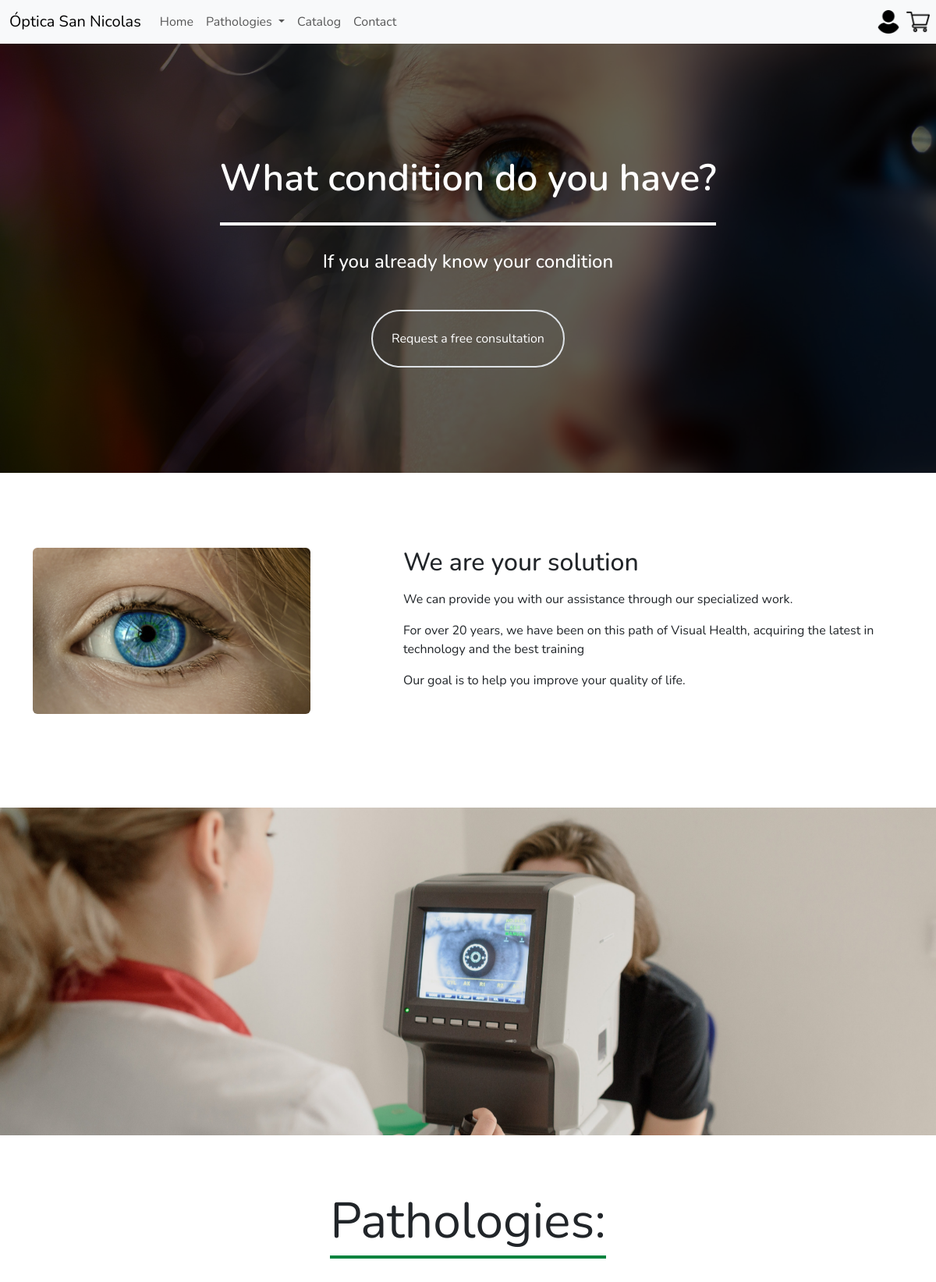
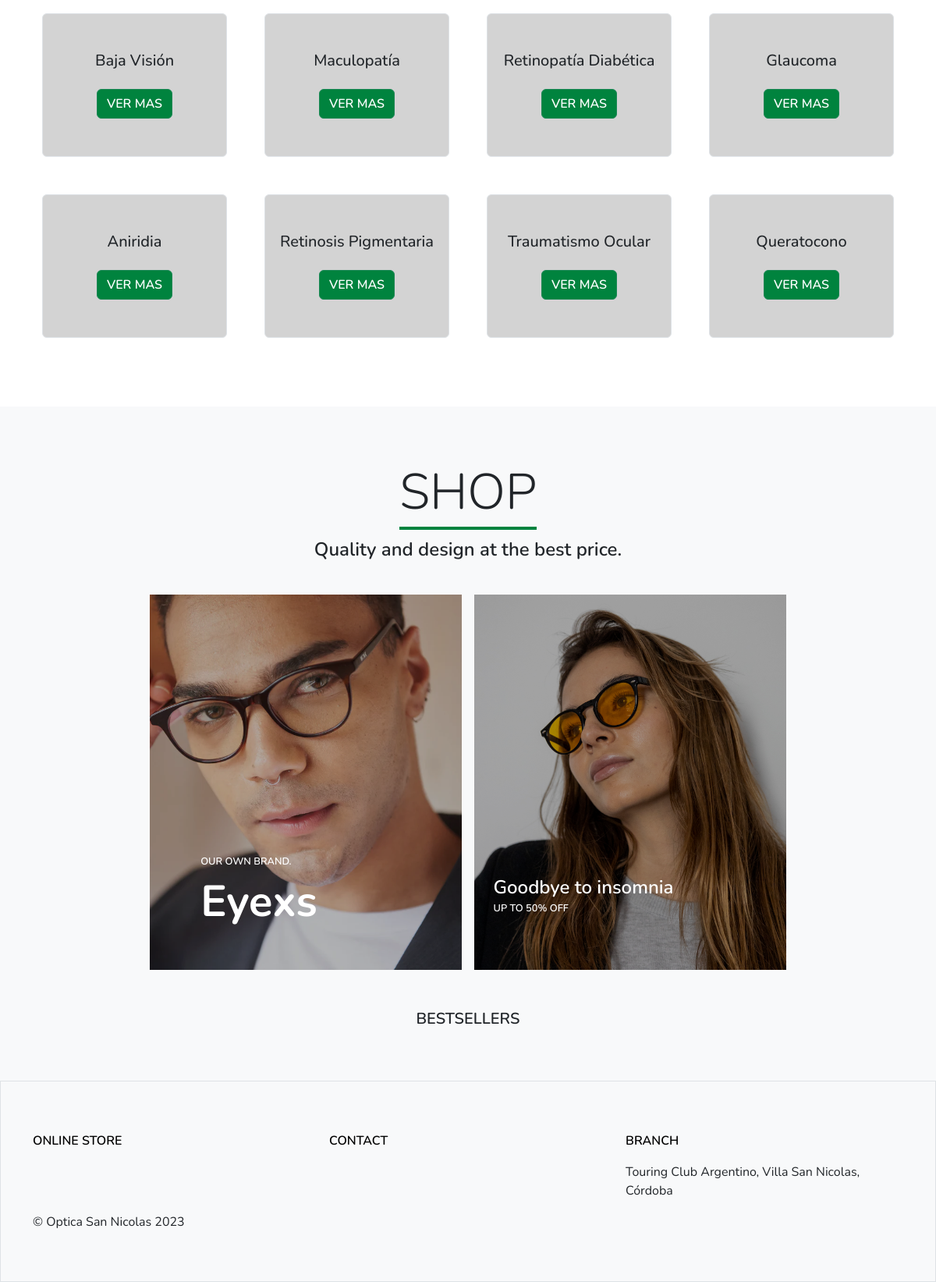
The page / on the database its author committed (2 pictures, top to bottom).
### pathologies/models.py (models this page shows, shortened)
class Pathology(models.Model):
    name = models.CharField(max_length=50)
    description = models.TextField()

### home/views.py (the view)
# urls.py: path('', views.home, name='home'),
def home(request):
     return render(request, 'home.html')

### sannicolasoptics/context_processor.py (called while the page is built)
def products(request):
    products = Product.objects.all()
    return {'products': products}

def pathologies(request):
    pathologies = Pathology.objects.all()
    return {'pathologies': pathologies}

def cart_total(request):
    total = 0
    if 'cart' in request.session:
        for key, value in request.session['cart'].items():
            total += float(value['accumulated'])
    return {'cart_total': total}

### home/templates/home.html (shortened to what this page needs)
{% extends 'base.html' %}
{% block content %}
{% load static %}
<main>
    <section id="s1">
      <div class="s1-background">
        <div class="s1-opacity d-flex justify-content-center align-items-center flex-column">
            <p class="display-5 fw-semibold"><span class=" border-bottom border-white border-4 pb-4">
                What condition do you have?
            </span></p>
            <div class="py-5">
                <p class="h4">
                    If you already know your condition
                </p>
            </div>
            <div class="pt-3" id="requestConsultation">
                <p>
                   <a href="{% url 'contact' %}" class="border border-2 rounded-pill p-4 text-white text-decoration-none">Request a free consultation</a>
                </p>
            </div>
        </div>
      </div>
    </section>
    <section id="s2" class="py-5">
            <div class="container py-5">
                <div class="row">
                    <div class="col-sm-4 pb-4">
                        <img src="{% static 'images/s1.jpg' %}" alt="" width="100%" class="rounded img-fluid animated fadeIn">
                    </div>
                    <div class="col-sm-7 offset-sm-1 animated fadeIn">
                        <h2 class="pb-2">
                            We are your solution
                        </h2>
                            <p>
                                We can provide you with our assistance through our specialized work.
                            </p>
                            <p>
                                For over 20 years, we have been on this path of Visual Health, acquiring the latest in technology and the best training
                            </p>
                            <p>
                                Our goal is to help you improve your quality of life.
                            </p>
                    </div>
                </div>
            </div>
    </section>
    <section id="s3">
        <div id="myCarousel" class="carousel slide carousel-fade" data-bs-ride="carousel">
            <div class="carousel-inner">
                <div class="carousel-item active s3-backgrounds s3-background-1 img-fluid" data-bs-interval="3000"></div>
            </div>
        </div>
        {% include 'pathologies.html' %}
    </section>
        {% include 'shopping_cart.html' %}
</main>
{% endblock %}

### templates/base.html (shortened to what this page needs)
{% load static %}
<!DOCTYPE html>
<html lang="en">
    <link rel="stylesheet" href="	https://cdn.jsdelivr.net/npm/bootstrap@5.3.1/dist/css/bootstrap.min.css">
    <link rel="stylesheet" href="{% static 'css/style.css' %}">
</head>
<body>
    {% block header %}
    <header>
        {% include 'includes/_navbar.html' %}
    </header>
    {% endblock %}
    {% block content %}
    {% endblock %}
    <footer class="bg-light border boder-top">
        {% include 'includes/_footer.html' %}
    </footer>
</body>
</html>

### templates/includes/_navbar.html (shortened to what this page needs)
{% load static %}
<div id="header-buttons" class="bg-body-tertiary">
    <nav class="navbar navbar-expand-lg">
        <div class="container-fluid">
            <a class="navbar-brand" href="{% url 'home' %}">Óptica San Nicolas</a>
            <div class="collapse navbar-collapse" id="navbarNavAltMarkup">
                <div class="navbar-nav">
                    <a class="nav-link" aria-current="page" href="{% url 'home' %}">Home</a>
                    <li class="nav-item dropdown">
                    <a class="nav-link dropdown-toggle" data-bs-toggle="dropdown" role="button" aria-expanded="false">Pathologies </a>
                    </li>
                    <a class="nav-link" href="{% url 'home' %}#s4-shop">Catalog</a>
                    <a class="nav-link" href="{% url 'contact' %}">Contact</a>
                </div>
            </div>
        </div>
    </nav>
    <div class="d-flex">
        <div class="offcanvaboostraplg pe-2">
            <a class="nav-link navbar-icons" data-bs-toggle="offcanvas" data-bs-target="#offcanvasUserlg" aria-controls="offcanvasRight"><img src="{% static 'images/icons/user.png' %}" width="30px"></a>
        </div>
        <div class="offcanvaboostraplg pe-2">
            <a class="nav-link navbar-icons" data-bs-toggle="offcanvas" data-bs-target="#offcanvasCartlg" aria-controls="offcanvasRight"><img src="{% static 'images/icons/cart.png' %}" width="30px"></a>
        </div>
    </div>
</div>

### users/templates/signin.html (shortened to what this page needs)
{% load static %}

### shopping_cart/templates/cart.html (shortened to what this page needs)
{% load static %}

### pathologies/templates/pathologies.html
<div class="container py-5">
    <p class="display-3 text-center pt-4 animated fadeIn">
        <strong class="border-bottom-g">
            Pathologies:
        </strong>
    </p>
    <div class="row py-3 d-flex justify-content-evenly text-center animated fadeIn">
        {% for pathology in pathologies %}
        <div class="col-3 col-md-5 col-lg-2 mx-4 my-4 card card-body py-5 pathology-div">
            <p class="h5">
                {{ pathology.name }}
            </p>
            <div class="mt-3">
                <a href="{% url 'pathology' pathology.id %}" class="btn btn-outline-success btn-g">VER MAS</a>
            </div>
        </div>
        {% endfor %}
    </div>
</div>

### shopping_cart/templates/shopping_cart.html (shortened to what this page needs)
{% load static %}
<section id="s4" class="container-fluid bg-light py-5">
    <div class="row">
        <div class="col text-center">
            <p class="display-3 pt-4">
                <span class="border-bottom-g">
                     SHOP
                </span>
            </p>
        </div>
    </div>
    <div class="row pb-4 ">
        <div class="col text-center">
            <p class="fw-semibold fs-4">
                Quality and design at the best price.
            </p>
        </div>
    </div>
    <div class="row justify-content-center">
        <div class="col-12 col-md-5 col-lg-4 me-md-3 overflow-hidden col-shop-img">
            <img src="{% static 'images/shop-1.png' %}" alt="" class="img-fluid img-shop">
            <div class="div-shop">
                <p class="fw-semibold">OUR OWN BRAND.</p>
                <p class="brand">Eyexs</p>
            </div>
        </div>
        <div class="col-12 col-md-5 col-lg-4 overflow-hidden col-shop-img">
            <img src="{% static 'images/shop-2.png' %}" alt="" class="img-fluid img-shop">
            <div class="div-shop">
                <p class="fw-semibold fs-4">Goodbye to insomnia</p>
                <p class="fw-semibold">UP TO 50% OFF</p>
            </div>
        </div>
    </div>
    <div id="s4-shop" class="container">
        <div class="row">
            <div class="col-12 text-center pt-5">
                <p class="fw-semibold fs-5">
                    BESTSELLERS
                </p>
            </div>
        </div>
    </div>
</section>

### templates/includes/_footer.html
<div class="container py-5">
    <div class="row pt-3">
        <div class="col">
            <p>
                <a href="{% url 'home' %}" class="text-black border-animation fw-semibold">
                    ONLINE STORE
                </a>
            </p>
        </div>
        <div class="col">
            <p>
                <a href="{% url 'contact' %}" class="text-black border-animation fw-semibold">
                    CONTACT
                </a>
            </p>
        </div>
        <div class="col">
            <p>
                <a href="https://maps.app.goo.gl/29raQ1Z7rvMTB2pi6" target="_blank" class="text-black border-animation border-animation fw-semibold">
                BRANCH</a>
                <p>
                    Touring Club Argentino, Villa San Nicolas, Córdoba
                </p>
            </p>
        </div>
    </div>
    <p>&copy; Optica San Nicolas 2023</p>
</div>

### static/css/style.css (style rules this page uses)
* { font-family: 'Nunito', sans-serif; }
a { text-decoration: none; }
.border-bottom-g { border-bottom: #00833E solid 4px;; }
.border-animation { border-bottom: #f8f9fa solid 2px; transition: all 0.4s ease-in-out; }
.btn-g { background-color: #00833E; color: white; font-weight: 600; }
.s1-background { background-image: url(../images/s1fondo.jpg); background-repeat: no-repeat; background-size: cover; background-position: center bottom; height: 550px; }
.s1-opacity { background-color: rgba(0, 0 , 0, 0.60); height: 100%; color: white; }
#requestConsultation a { background-color: rgba(0, 0, 0, 0); transition: all 0.3s ease-in-out; }
.pathology-div { background-color: #D3D3D3; border: 1px solid #dee2e6; transition: all 0.5s ease; }
.s3-backgrounds { background-repeat: no-repeat; background-size: cover; background-position: center center; height: 420px; }
.s3-background-1 { background-image: url(../images/s3fondo1.jpg); }
.img-shop { transform: scale(1.2); transition: transform 7.0s ease; }
.col-shop-img { position: relative; overflow: hidden; }
.col-shop-img::before { content: ""; position: absolute; top: 0; left: 0; width: 100%; height: 100%; background-color: rgba(0, 0, 0, 0.3); pointer-events: none; z-index: 1 }
.animated { -webkit-animation-duration: 1s; animation-duration: 1s; -webkit-animation-fill-mode: both; animation-fill-mode: both; }
.fadeIn { animation-name: fadeIn; }

### rows shown on the page
Pathology: name "Baja Visión"
Pathology: name "Maculopatía"
Pathology: name "Retinopatía Diabética"
Pathology: name "Glaucoma"
Pathology: name "Aniridia"
Pathology: name "Retinosis Pigmentaria"
Pathology: name "Traumatismo Ocular"
Pathology: name "Queratocono"
